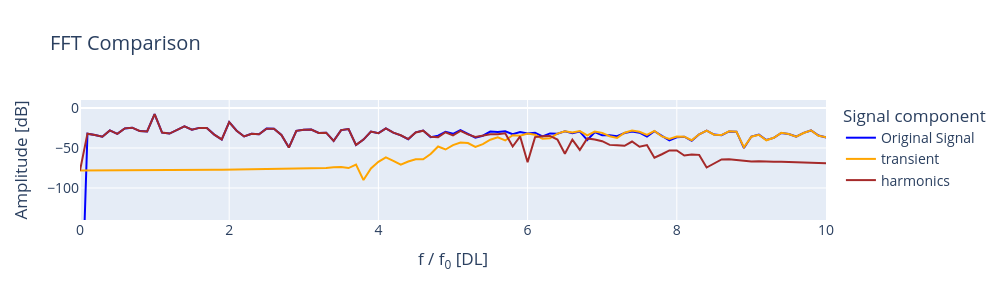
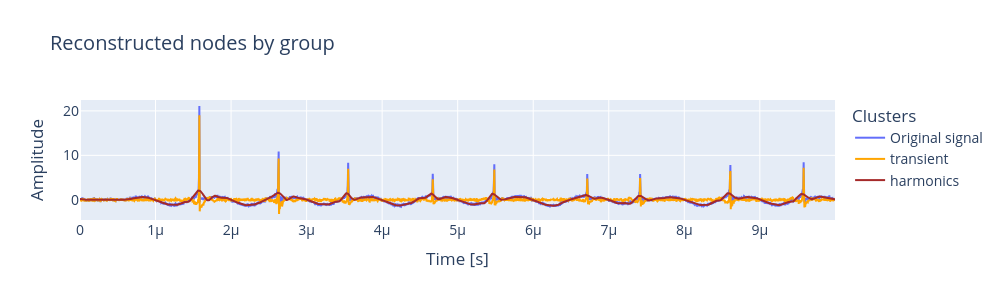

The cell these charts' notebook holds for them, in order:
### Code cell
# Set clusters to None to plot all of them, otherwise, plot a list of int
# fig = plot.plot_fft_by_group(
#     tr_obj, labels, no_clusters, sampling_rate,
#     clusters=None, xlim=10, fundamental_freq=frequency,
#     freq_threshold=freq_threshold
# )

# fig = plot.plot_reconstructions_by_group(tr_obj, labels, no_clusters, t_plot, freq_threshold)

fig = plot.plot_fft_by_group(
    tr_obj, labels, no_clusters=None, sampling_rate=sampling_rate,
    clusters=None, xlim=10, fundamental_freq=frequency,
    freq_threshold=freq_threshold, label_map=label_map
)
if savefig_flag == True:
    save_figure(fig, f"fft_rec_centers_{result_id}")

fig = plot.plot_reconstructions_by_group(
    tr_obj, labels, no_clusters=None, t_plot=sampling_rate, 
    freq_threshold=freq_threshold, label_map=label_map
)
if savefig_flag == True:
    save_figure(fig, f"sig_rec_centers_{result_id}")

### Figure 1 — Plotly figure (JSON) as saved in the notebook; plotly's stock layout.template omitted (floating-point values rounded to 4 significant figures; data arrays with more than 128 entries replaced by an {"elided": "..."} marker saying what was removed)
{"data": [{"line": {"color": "blue"}, "mode": "lines", "name": "Original Signal", "type": "scatter", "x": {"elided": "1000 float values"}, "y": {"elided": "1000 float values"}}, {"line": {"color": "orange"}, "mode": "lines", "name": "transient", "type": "scatter", "x": {"elided": "1000 float values"}, "y": {"elided": "1000 float values"}}, {"line": {"color": "brown"}, "mode": "lines", "name": "harmonics", "type": "scatter", "x": {"elided": "1000 float values"}, "y": {"elided": "1000 float values"}}], "layout": {"font": {"size": 14}, "height": 300, "legend": {"title": {"text": "Signal component"}}, "title": {"text": "FFT Comparison"}, "width": 1000, "xaxis": {"range": [0, 10], "title": {"text": "f / f<sub>0</sub> [DL]"}, "type": "linear"}, "yaxis": {"range": [-140, 10], "title": {"text": "Amplitude [dB]"}, "type": "linear"}}}

### Figure 2 — Plotly figure (JSON) as saved in the notebook; plotly's stock layout.template omitted (floating-point values rounded to 4 significant figures; data arrays with more than 128 entries replaced by an {"elided": "..."} marker saying what was removed)
{"data": [{"mode": "lines", "name": "Original signal", "type": "scatter", "x": {"elided": "2001 float values"}, "y": {"elided": "2000 float values"}}, {"line": {"color": "orange"}, "mode": "lines", "name": "transient", "type": "scatter", "x": {"elided": "2001 float values"}, "y": {"elided": "2000 float values"}}, {"line": {"color": "brown"}, "mode": "lines", "name": "harmonics", "type": "scatter", "x": {"elided": "2001 float values"}, "y": {"elided": "2000 float values"}}], "layout": {"font": {"size": 14}, "height": 300, "legend": {"title": {"text": "Clusters"}}, "title": {"text": "Reconstructed nodes by group"}, "width": 1000, "xaxis": {"autorange": true, "range": [0, 9.995e-06], "title": {"text": "Time [s]"}, "type": "linear"}, "yaxis": {"autorange": true, "range": [-4.537, 22.45], "title": {"text": "Amplitude"}, "type": "linear"}}}
